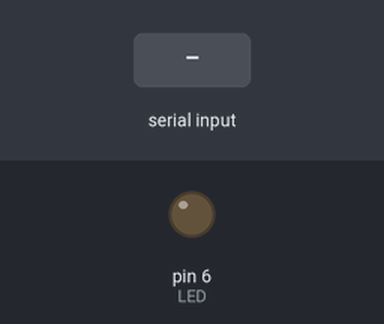
This sketch was run on a simulated Arduino Uno, built with avr-gcc and run on an emulated ATmega328P. Shown: output pins drawn as LEDs (lit = HIGH). The inputs (shaded band) are chosen by the test bench.

Above: at 1.2 s.
1.3 s: "on\n" received over Serial
At 2.4 s:
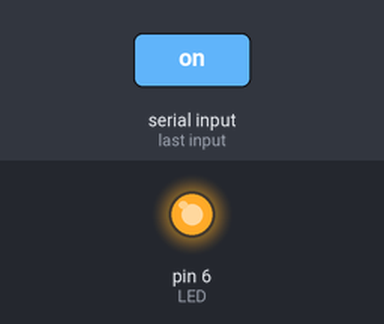
2.8 s: "1\n" received over Serial
At 3.5 s:
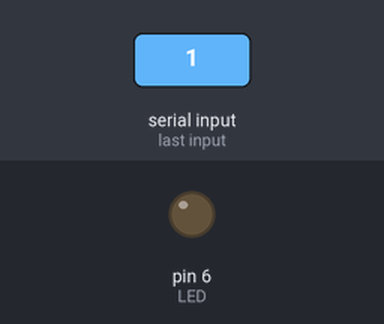
Timing chart, 0 to 5.8 s (numbered marks = the images above; inputs shaded):
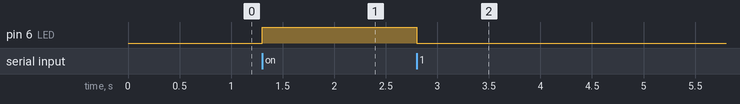

The sketch:

ex10_05_a.ino
```cpp
// 아두이노: 수신된 문자열로 LED 점멸 제어

#define LED 6

void setup( ) {
  Serial.begin(9600);
  pinMode(LED, OUTPUT);
}

void loop() {
  while (Serial.available()) {
    String value = Serial.readStringUntil('\n');
    if (value.equals("on")) {
      digitalWrite(LED, 1);
    } else {
      digitalWrite(LED, 0);
    }
  }
}
```

Measured:
- after the input at 1.3 s, pin 6 (LED): LOW → HIGH at once
- after the input at 2.8 s, pin 6 (LED): HIGH → LOW at once
